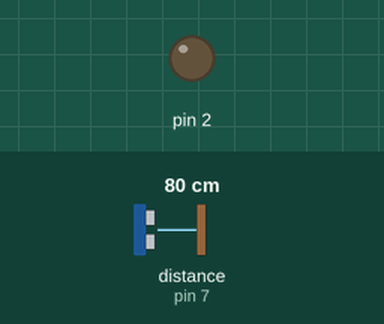
This sketch was run on a simulated Arduino Uno, built with avr-gcc and run on an emulated ATmega328P. Shown: output pins drawn as LEDs (lit = HIGH). The inputs (shaded band) are chosen by the test bench; at power-on: distance to the obstacle (sensor on pin 7) 80 cm. The echo pulse lasts 58.3 µs per cm.

Above: at 1.2 s.
1.3 s: distance to the obstacle (sensor on pin 7) set to 16 cm
2.8 s: distance to the obstacle (sensor on pin 7) set to 13 cm
At 4.0 s:
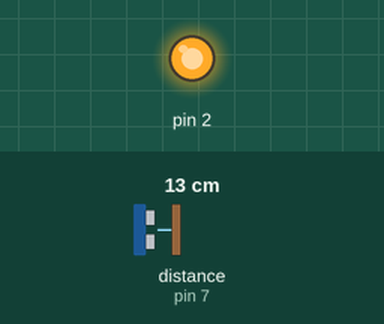
4.3 s: distance to the obstacle (sensor on pin 7) set to 18 cm
At 5.6 s:
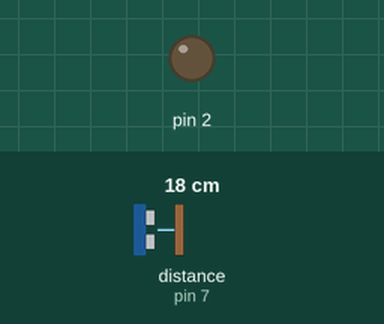
5.9 s: distance to the obstacle (sensor on pin 7) set to 2 cm
At 6.4 s:
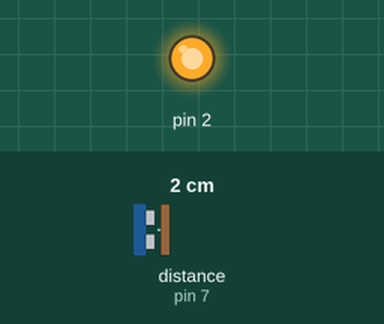
Timing chart, 0 to 8.4 s (numbered marks = the images above; inputs shaded):
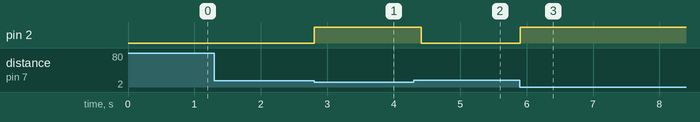

Measured:
- the behaviour switches between 15 and 14 cm on distance to the obstacle (sensor on pin 7) (found by bisection; images 0 and 1)
- after the input at 1.3 s, every drawn part: stays the same
- after the input at 2.8 s, pin 2: LOW → HIGH at once
- after the input at 4.3 s, pin 2: HIGH → LOW after 0.11 s
- after the input at 5.9 s, pin 2: LOW → HIGH at once

The sketch:

OpenAlcohol.ino
```cpp
#include <NewPing.h>
NewPing sens(8,7,20); // sens(trig,echo,max_distance)
void setup() {
  // put your setup code here, to run once:
  pinMode(2,OUTPUT);
}

void loop() {
  // put your main code here, to run repeatedly:
  int dist = sens.ping_cm();

  if(dist<15&&dist!=0){
    digitalWrite(2,HIGH);
    delay(200);
  }
  else{
    digitalWrite(2,LOW);
    }
}
```
